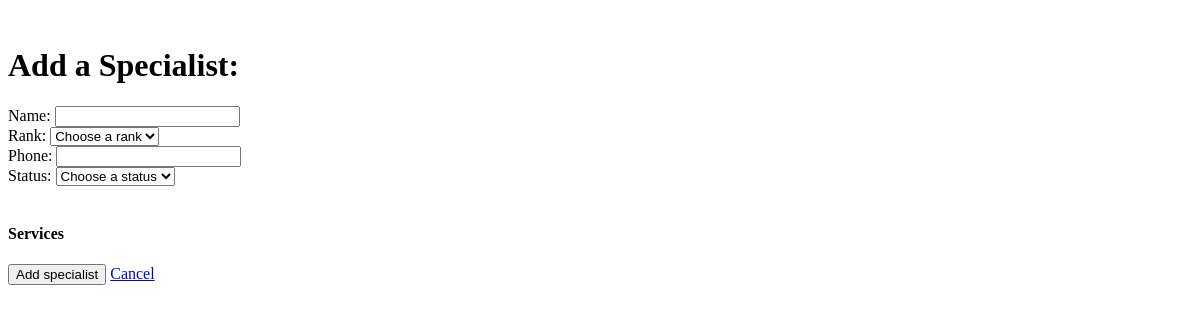
Before: /salon_admin/specialists/ with the older database file.
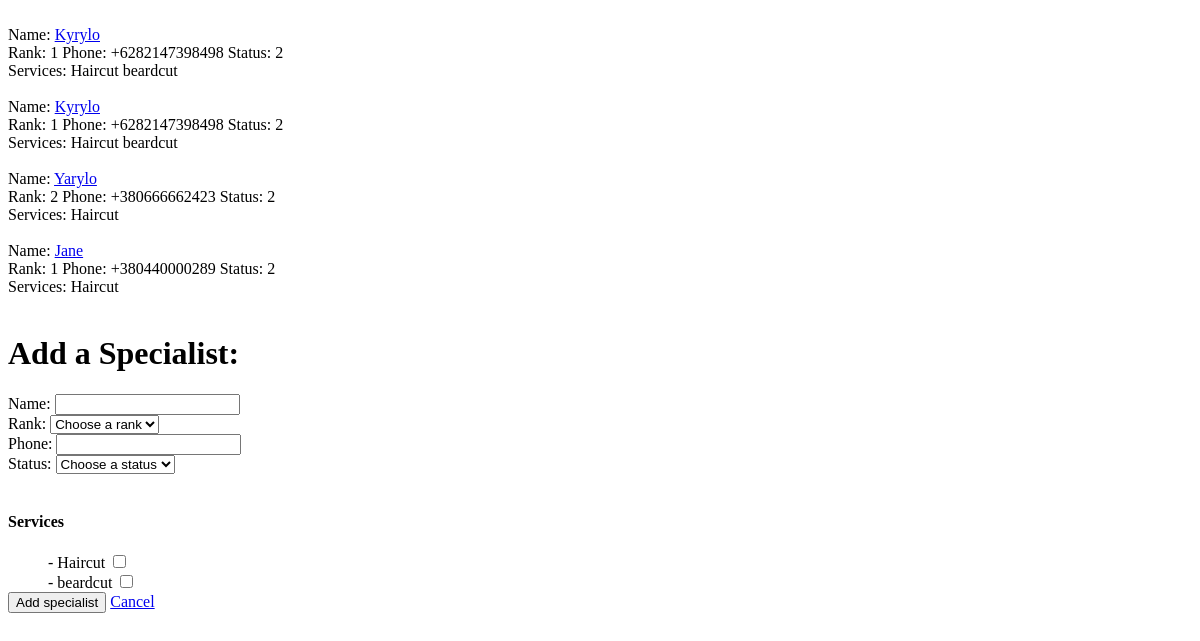
After: the same page with the newer database file.
### salon_app/models.py (models this page shows, shortened)
class Specialist(models.Model):
    RANKS = (
        (1, 'Rank 1'),
        (2, 'Rank 2')
    )
    STATUSES = (
        (1, 'Day off'),
        (2, 'At Work'),
        (3, 'Sickness'),
        (9, 'Fired')
    )
    name = models.CharField(max_length=150, null=False)
    rank = models.IntegerField(default=0, choices=RANKS)
    phone = models.CharField(max_length=20, null=False)
    status = models.IntegerField(default=1, choices=STATUSES)
    services = models.ManyToManyField(Service)

class Service(models.Model):
    name = models.CharField(max_length=250, unique=True)
    price = models.FloatField()
    duration = models.IntegerField()

### salon_admin/views.py (the view)
# urls.py: path('specialists/', views.specialists, name='specialists'),
def specialists(request):
    services = Service.objects.all()
    specialists = Specialist.objects.all()
    if request.method == 'POST':
        form = SpecialistForm(request.POST)
        if form.is_valid():
            form.save()
            return redirect('salon_admin:specialists')
    else:
        form = SpecialistForm()
    return render(request, 'salon_admin/specialists.html', {'title': 'Specialists page', 'specialists': specialists, 'form': form, 'services': services})

### salon_admin/forms.py
class SpecialistForm(forms.ModelForm):
    class Meta:
        model = Specialist
        fields = ('name', 'rank', 'phone', 'status', 'services')
        widgets = {
            'services': forms.CheckboxSelectMultiple(),
        }

### salon_admin/templates/salon_admin/specialists.html (shortened to what this page needs)
{% extends 'salon_admin/adminbase.html' %}
{% load static %}
{% block content %}
{% for specialist in specialists %}
    <div>
        <br>Name: <a href="{{specialist.id}}/">{{ specialist.name }}</a><br>
       Rank: {{ specialist.rank }}
       Phone: {{ specialist.phone }}
       Status: {{ specialist.status }}<br>
       Services:
        {% for current_service in specialist.services.all %}
            {{ current_service.name }}
        {% endfor %}
    </div>
{% endfor %}
<br>
<h1>Add a Specialist:</h1>
<form method="POST">
    <div>
        <label for="name">Name:</label>
        <input type="text" id="name" name="name" required><br>
        <label for="rank">Rank:</label>
        <select name="rank" id="rank" required>
            <option value="" selected disabled hidden>Choose a rank</option>
        </select><br>
        <label for="phone">Phone:</label>
        <input type="tel" id="phone" pattern="+[0-9]{12}" name="phone" required><br>
        <label for="status">Status:</label>
        <select name="status" id="status" required>
            <option value="" selected disabled hidden>Choose a status</option>
        </select><br>
    </div><br>
    <div>
        <h4>Services</h4>
        {% for service in services %}
        <dd>
            <label for="service_{{service.id}}"> - {{service.name}}</label>
            <input type="checkbox" id="service_{{service.id}}" name="services" value="{{service.id}}">
        </dd>
        {% endfor %}
    </div>
    <input type="submit" value="Add specialist">
    <a href="../">Cancel</a>
</form>
{% endblock %}

Changed rows visible on the page:
added Specialist: name "Kyrylo", rank "1", phone "+6282147398498", status "2"
added Service: name "Haircut"
added Service: name "beardcut"
added Specialist: name "Kyrylo", rank "1", phone "+6282147398498", status "2"
added Specialist: name "Yarylo", rank "2", phone "+380666662423", status "2"
added Specialist: name "Jane", rank "1", phone "+380440000289", status "2"
